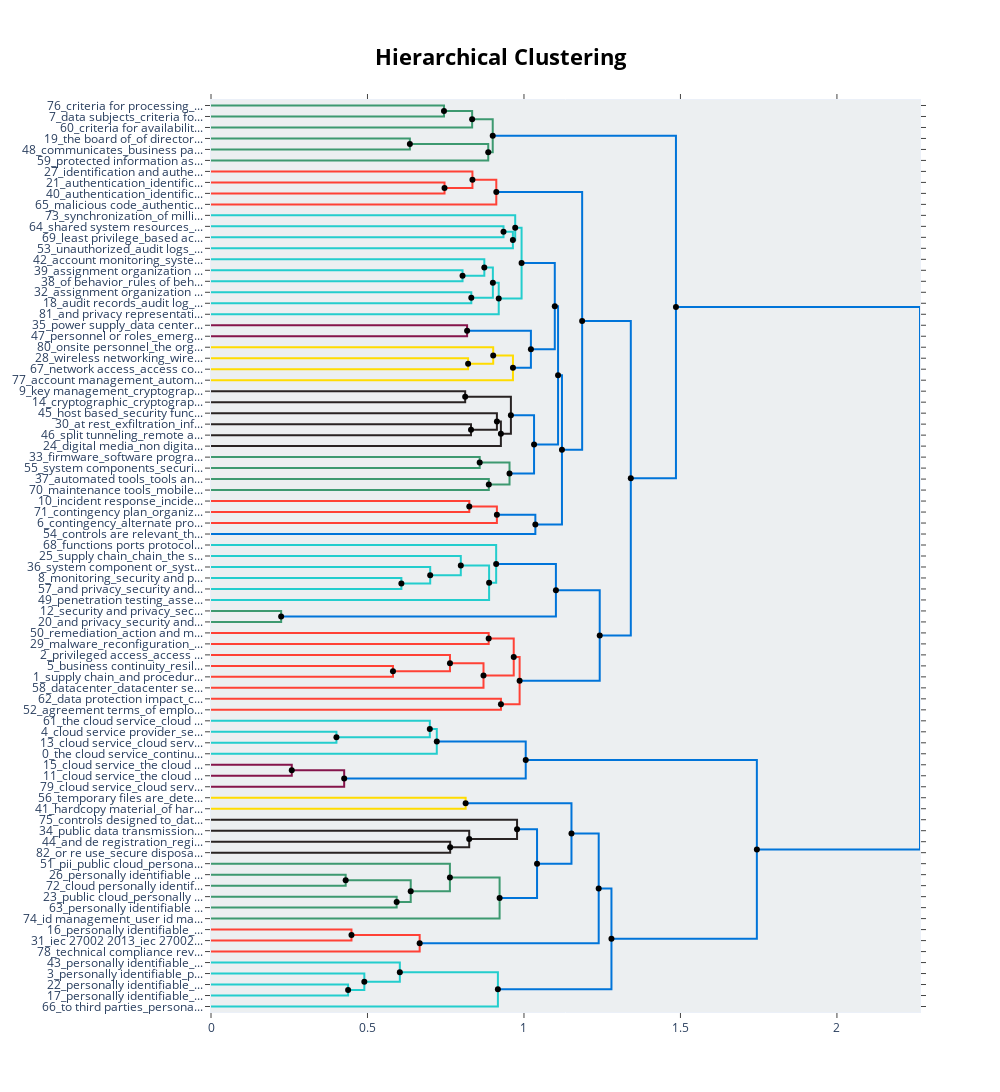

Write notebook code for a chart like this one.
### Markdown cell above
- check here: https://maartengr.github.io/BERTopic/index.html#visualizations

### Code cell
# visualize these results
# NOTE: the differences between topics aren't that clear from the keywords. I want to try with the min-max distance thing
topic_model.visualize_hierarchy(hierarchical_topics=hierarchical_topics)
